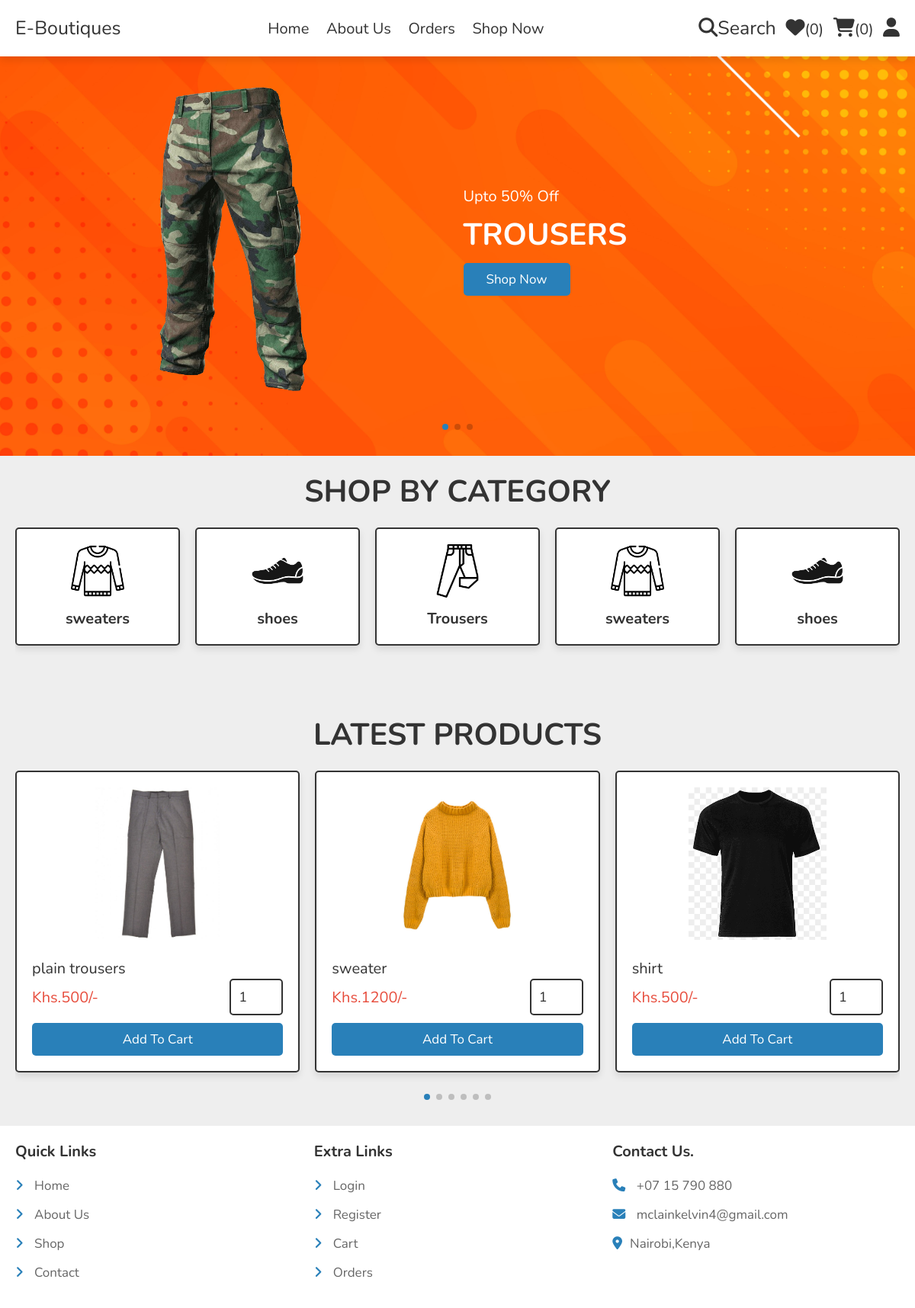
/e-boutiques/home.php, run on the app's committed database.
### tables this page shows
CREATE TABLE `products` (
  `id` int(100) NOT NULL,
  `name` varchar(100) NOT NULL,
  `details` varchar(500) NOT NULL,
  `price` int(10) NOT NULL,
  `image_01` varchar(100) NOT NULL,
  `image_02` varchar(100) NOT NULL,
  `image_03` varchar(100) NOT NULL
);

### e-boutiques/home.php (the view, shortened to what this page needs)
<?php
include 'components/connect.php';
?>
<!DOCTYPE html>
<html lang="en">
<head>
   <link rel="stylesheet" href="https://unpkg.com/swiper@8/swiper-bundle.min.css" />
   <link rel="stylesheet" href="https://cdnjs.cloudflare.com/ajax/libs/font-awesome/6.1.1/css/all.min.css">
   <link rel="stylesheet" href="css/style.css">
</head>
<body>
<?php include 'components/user_header.php'; ?>
<div class="home-bg">
<section class="home">
   <div class="swiper home-slider">
   <div class="swiper-wrapper">
      <div class="swiper-slide slide">
         <div class="image">
            <img src="images/1111.png" alt="">
         </div>
         <div class="content">
            <span>Upto 50% Off</span>
            <h3> Trousers</h3>
            <a href="category.php?category=smartphone" class="btn">Shop Now</a>
         </div>
      </div>
   </div>
      <div class="swiper-pagination"></div>
   </div>
</section>
</div>
<section class="category">
   <h1 class="heading">Shop by Category</h1>
   <div class="swiper category-slider">
   <div class="swiper-wrapper">
   <a href="category.php?category=tv" class="swiper-slide slide">
      <img src="images/icon2.png" alt="">
      <h3>sweaters</h3>
   </a>
   <a href="category.php?category=fridge" class="swiper-slide slide">
      <img src="images/icon5.jpg" alt="">
      <h3>shoes</h3>
   </a>
   <a href="category.php?category=washing" class="swiper-slide slide">
      <img src="images/icon6.png" alt="">
      <h3>Trousers</h3>
   </a>
</section>
<section class="home-products">
   <h1 class="heading">Latest products</h1>
   <div class="swiper products-slider">
   <div class="swiper-wrapper">
   <?php
     $select_products = $conn->prepare("SELECT * FROM `products` LIMIT 6");
     $select_products->execute();
     if($select_products->rowCount() > 0){
      while($fetch_product = $select_products->fetch(PDO::FETCH_ASSOC)){
   ?>
   <form action="" method="post" class="swiper-slide slide">
      <img src="uploaded_img/<?= $fetch_product['image_01']; ?>" alt="">
      <div class="name"><?= $fetch_product['name']; ?></div>
      <div class="flex">
         <div class="price"><span>Khs.</span><?= $fetch_product['price']; ?><span>/-</span></div>
         <input type="number" name="qty" class="qty" min="1" max="99" onkeypress="if(this.value.length == 2) return false;" value="1">
      </div>
      <input type="submit" value="add to cart" class="btn" name="add_to_cart">
   </form>
   <?php
      }
   }else{
      echo '<p class="empty">no products added yet!</p>';
   }
   ?>
   </div>
   <div class="swiper-pagination"></div>
   </div>
</section>
<?php include 'components/footer.php'; ?>
</body>
</html>

### e-boutiques/css/style.css (style rules this page uses)
:root { --main-color:#2980b9; --orange:#f39c12; --red:#e74c3c; --black:#333; --white:#fff; --light-color:#666; --light-bg:#eee; --border:.2rem solid var(--black); --box-shadow:0 .5rem 1rem rgba(0,0,0,.1); }
* { font-family: 'Nunito', sans-serif; margin:0; padding:0; box-sizing: border-box; outline: none; border:none; text-decoration: none; }
html { font-size: 62.5%; overflow-x: hidden; }
body { background-color: var(--light-bg); }
section { padding:2rem; max-width: 1200px; margin:0 auto; }
.heading { font-size: 4rem; color:var(--black); margin-bottom: 2rem; text-align: center; text-transform: uppercase; }
.btn, .delete-btn, .option-btn { display: block; width: 100%; margin-top: 1rem; border-radius: .5rem; padding:1rem 3rem; font-size: 1.7rem; text-transform: capitalize; color:var(--white); cursor: pointer; text-align: center; }
.btn { background-color: var(--main-color); }
.home-bg { background:url(../images/home-bg.png) no-repeat; background-size: cover; background-position: center; }
.home-bg .home .slide { display: flex; align-items: center; flex-wrap: wrap; gap:1.5rem; padding-bottom: 6rem; padding-top: 2rem; user-select: none; }
.home-bg .home .slide .image { flex:1 1 40rem; }
.home-bg .home .slide .image img { height: 40rem; width: 100%; object-fit: contain; }
.home-bg .home .slide .content { flex:1 1 40rem; }
.home-bg .home .slide .content span { font-size: 2rem; color:var(--white); }
.home-bg .home .slide .content h3 { margin-top: 1rem; font-size: 4rem; color:var(--white); text-transform: uppercase; }
.home-bg .home .slide .content .btn { display: inline-block; width: auto; }
.category .slide { margin-bottom: 5rem; box-shadow: var(--box-shadow); border:var(--border); text-align: center; padding:2rem; background: var(--white); border-radius: .5rem; }
.category .slide img { height: 7rem; width: 100%; object-fit: contain; margin-bottom: 1rem; user-select: none; }
.category .slide h3 { font-size: 2rem; color:var(--black); user-select: none; }
.home-products .slide { position: relative; padding:2rem; border-radius: .5rem; border:var(--border); background-color: var(--white); box-shadow: var(--box-shadow); margin-bottom: 5rem; overflow: hidden; user-select: none; }
.home-products .slide img { width: 100%; height: 20rem; object-fit: contain; margin-bottom: 2rem; }
.home-products .slide .name { font-size: 2rem; color:var(--black); }
.home-products .slide .flex { display: flex; align-items: center; justify-content: space-between; gap:1rem; }
.home-products .slide .flex .qty { width: 7rem; padding:1rem; border:var(--border); font-size: 1.8rem; color:var(--black); border-radius: .5rem; }
.home-products .slide .flex .price { margin:1rem 0; font-size: 2rem; color:var(--red); }

### data on the page
products: image_01 (picture), name "plain trousers", price "500"
products: image_01 (picture), name "sweater", price "1200"
products: image_01 (picture), name "shirt", price "500"

### other printed values
$total_wishlist_counts "0"
$total_cart_counts "0"
